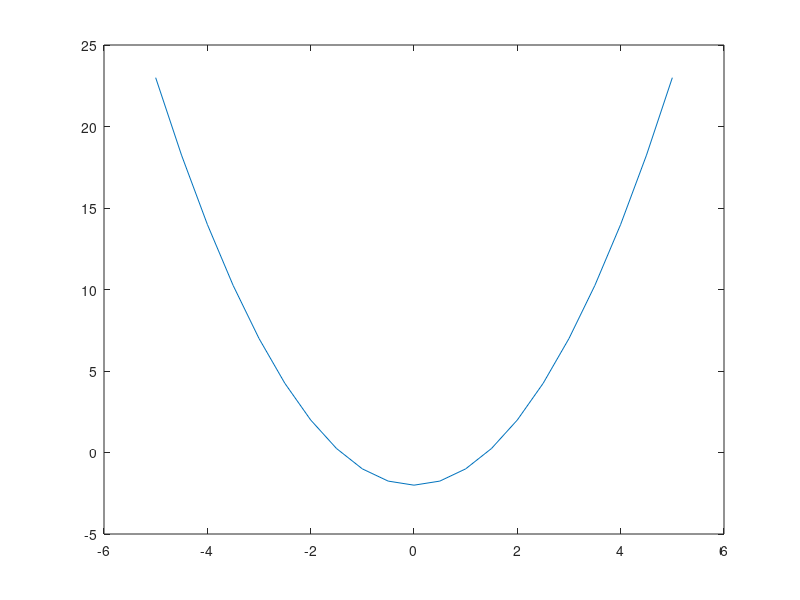

MATLAB code to generate this figure:
a = 0.1
b = 0.3
c = -2.e18
d = ( -a + b -a -a) * c

f =@(x) x - 2.0128411
g =@(x) x.^2 - 2.0043

x = -5:0.5:5  % con paso: 0.5
y = f(x)
plot(x,y)
y2 = g(x)
plot(x,y2)

